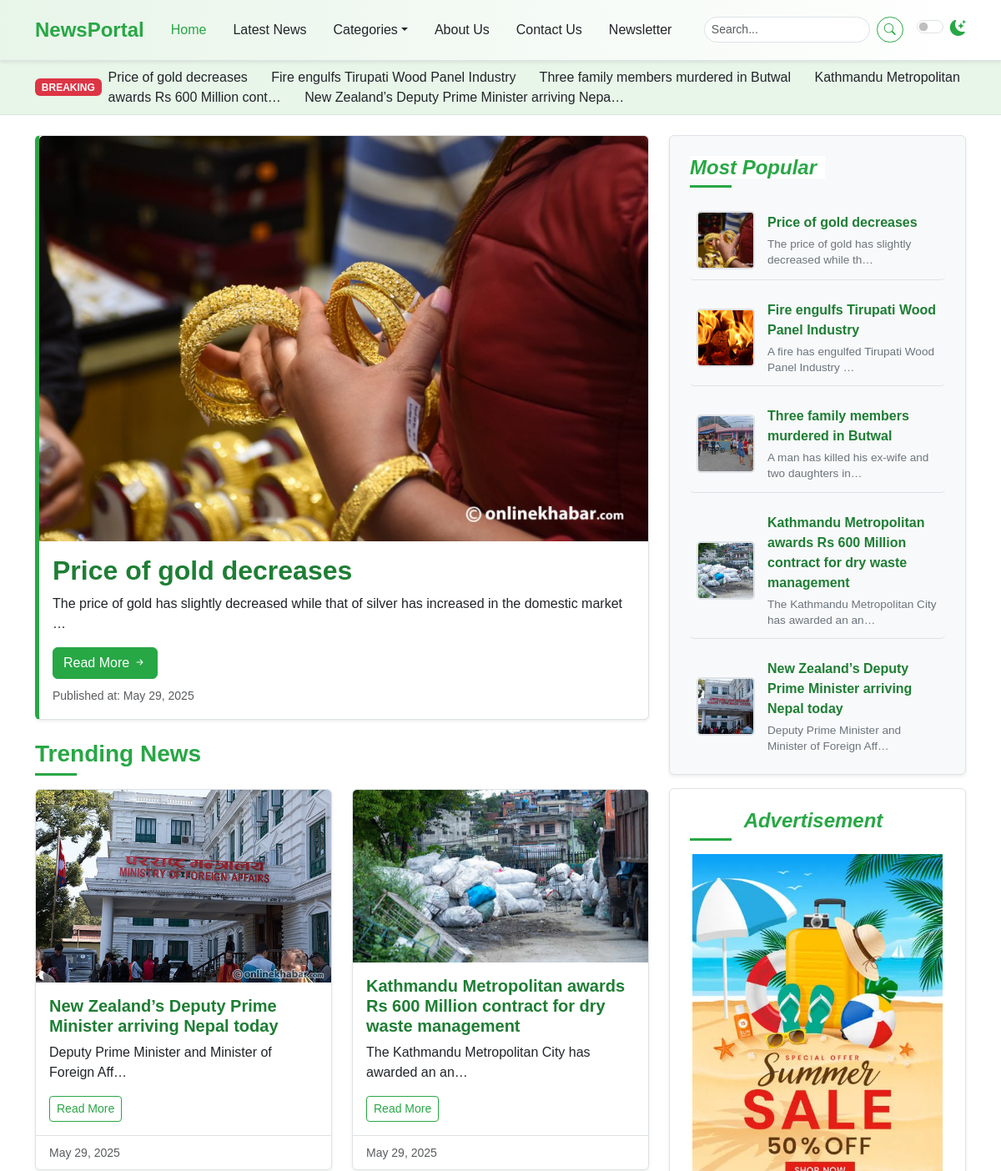
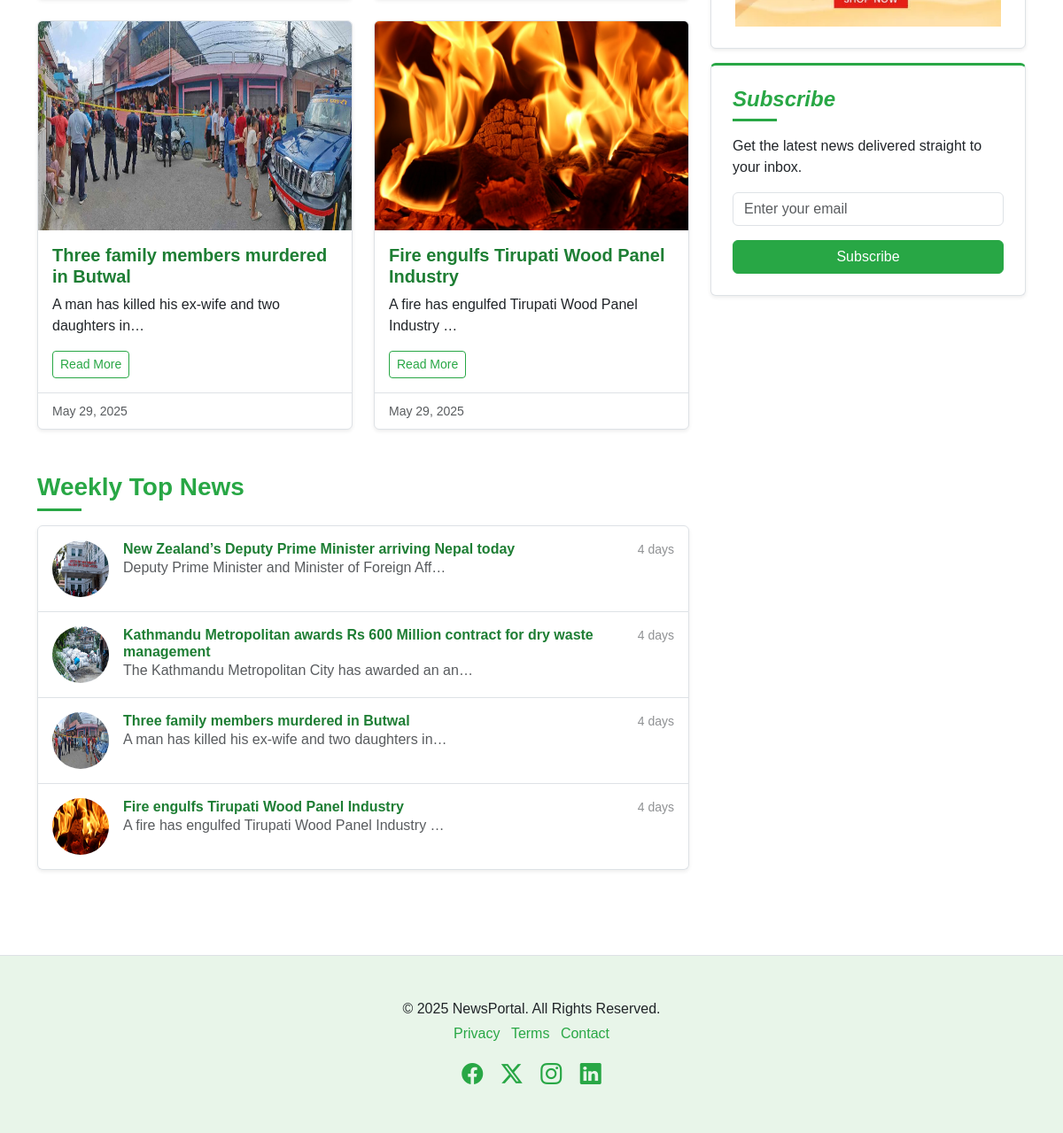
The page / on the database its author committed (2 pictures, top to bottom).
### newspaper/models.py (models this page shows, shortened)
class TimeStampModel(models.Model):
    created_at = models.DateTimeField(auto_now_add=True)
    updated_at = models.DateTimeField(auto_now=True)
    class Meta:
        abstract = True

class Post(TimeStampModel):
    STATUS_CHOICES = [
        ("active", "Active"),
        ("inactive", "Inactive"),
    ]
    title = models.CharField(max_length=200)
    content = models.TextField()
    featured_image = models.ImageField(upload_to="post_image/%Y/%m/%d", blank=False)
    author = models.ForeignKey("auth.User", on_delete=models.CASCADE)
    status = models.CharField(max_length=20, choices=STATUS_CHOICES, default="active")
    views_count = models.PositiveBigIntegerField(default=0)
    published_at = models.DateTimeField(null=True, blank=True)
    category = models.ForeignKey(Category, on_delete=models.CASCADE)
    tag = models.ManyToManyField(Tag)

class Advertisement(TimeStampModel):
    title = models.CharField(max_length=100)
    image = models.ImageField(upload_to="advertisements/%Y/%m/%d", blank = False )

### newspaper/views.py (the view)
# urls.py: path("", HomeView.as_view(),name="home"),
class HomeView(ListView):
    model = Post
    template_name = "newsportal/home.html"
    context_object_name = "posts"
    queryset = Post.objects.filter(
        published_at__isnull=False, status="active"
    ).order_by("published_at")[:4]
    def get_context_data(self, **kwargs):
        context = super().get_context_data(**kwargs)
        context["featured_post"] = (
            Post.objects.filter(published_at__isnull=False, status="active")
            .order_by("-published_at", "-views_count")
            .first()
        )
        context["popular_posts"] = Post.objects.filter(
            published_at__isnull=False, status="active"
        ).order_by("-published_at")[:5]
        one_week_ago = timezone.now() - timedelta(days=7)
        context["weekly_top_posts"] = (
            Post.objects.filter(
                published_at__isnull=False,
                status="active",
                published_at__gte=one_week_ago
            )
            .order_by("-published_at", "-views_count")[:5]
        )
        context["advertisement"] = Advertisement.objects.all().order_by("-created_at").first()
        return context

### templates/newsportal/home.html
{% extends "newsportal/base.html" %}
{% block content %}
{% include "newsportal/home/breaking_news.html" %}
<div class="container mt-4">
    <div class="row">
        <div class="col-lg-8">
            {% include "newsportal/home/left/featured_story.html" %}
            {% include "newsportal/home/left/trending_news.html" %}
            {% include "newsportal/home/left/weekly_top_news.html" %}
        </div>
        <div class="col-lg-4">
            <div class="position-sticky sticky-sidebar-offset">
                {% include "newsportal/home/right/most_popular.html" %}
                {% include "newsportal/home/right/advertisement.html" %}
                {% include "newsportal/home/right/newsletter.html" %}
            </div>
        </div>
    </div>
</div>
{% endblock content %}

### templates/newsportal/base.html (shortened to what this page needs)
{% load static %}
<!DOCTYPE html>
<html lang="en" data-bs-theme="light">
  <head>
    <link href="{% static 'css/bootstrap.min.css' %}"
          rel="stylesheet"/>
    <link rel="stylesheet"
          href="https://cdn.jsdelivr.net/npm/bootstrap-icons@1.11.3/font/bootstrap-icons.min.css" />
    <link rel="stylesheet" href="{% static 'css/style.css' %}" />
  </head>
  <body>
    {% include "newsportal/nav.html" %}
    {% block content %}
    {% endblock content %}
    {% include "newsportal/footer.html" %}
  </body>
</html>

### templates/newsportal/nav.html (shortened to what this page needs)
    <nav class="navbar navbar-expand-lg sticky-top elegant-navbar">
      <div class="container">
        <a class="navbar-brand fw-bold" href="index.html">NewsPortal</a>
        <div class="collapse navbar-collapse" id="navbarNavDropdown">
          <ul class="navbar-nav me-auto mb-2 mb-lg-0">
            <li class="nav-item">
              <a class="nav-link active" aria-current="page" href="index.html">Home</a>
            </li>
            <li class="nav-item">
              <a class="nav-link" href="latest-news.html">Latest News</a>
            </li>
            <li class="nav-item dropdown">
              <a class="nav-link dropdown-toggle"
                 href="#"
                 role="button"
                 data-bs-toggle="dropdown"
                 aria-expanded="false">Categories</a>
            </li>
            <li class="nav-item">
              <a class="nav-link" href="about.html">About Us</a>
            </li>
            <li class="nav-item">
              <a class="nav-link" href="contact.html">Contact Us</a>
            </li>
            <li class="nav-item">
              <a class="nav-link" href="#newsletter-section">Newsletter</a>
            </li>
          </ul>
          <form class="d-flex me-3" role="search">
            <input class="form-control form-control-sm me-2"
                   type="search"
                   placeholder="Search..."
                   aria-label="Search" />
            <button class="btn btn-outline-success btn-sm" type="submit">
              <i class="bi bi-search"></i>
            </button>
          </form>
          <div class="form-check form-switch">
            <input class="form-check-input"
                   type="checkbox"
                   role="switch"
                   id="darkModeSwitch" />
            <label class="form-check-label" for="darkModeSwitch">
              <i class="bi bi-moon-stars-fill"></i>
            </label>
          </div>
        </div>
      </div>
    </nav>

### templates/newsportal/home/breaking_news.html
<div class="breaking-news-ticker bg-light py-2">
    <div class="container">
        <div class="d-flex align-items-center">
            <span class="badge bg-danger me-2">BREAKING</span>
            <marquee behavior="scroll" direction="left" onmouseover="this.stop();" onmouseout="this.start();">
                {% for post in weekly_top_posts %}
                <a href="article.html" class="text-dark text-decoration-none me-4">{{ post.title|truncatechars:50 }}</a>
                {% endfor %}
            </marquee>
        </div>
    </div>
</div>

### templates/newsportal/home/left/featured_story.html
            <div class="card mb-4 featured-story-card shadow-sm">
                <img src="{{ featured_post.featured_image.url }}" class="card-img-top"
                    alt="Featured Story" />
                <div class="card-body">
                    <h2 class="card-title fw-bold">{{ featured_post.title }}</h2>
                    <p class="card-text">
                        {{ featured_post.content|truncatechars:100 }}
                    </p>
                    <a href="article.html" class="btn btn-success">Read More <i class="bi bi-arrow-right-short"></i></a>
                    <p class="card-text mt-2">
                        <small class="text-muted">Published at: {{ featured_post.published_at|date:"F j, Y" }}</small>
                    </p>
                </div>
            </div>

### templates/newsportal/home/left/trending_news.html
            <h3 class="mb-3 section-title">
                <span>Trending News</span>
            </h3>
            <div class="row row-cols-1 row-cols-md-2 g-4">
                {% for post in posts %}
                <div class="col">
                    <div class="card h-100 shadow-sm news-card">
                        <img src="{{ post.featured_image.url }}" class="card-img-top"
                            alt="{{ featured_post.title }}" height="100%" width="50%"/>
                        <div class="card-body">
                            <h5 class="card-title">{{ post.title }}</h5>
                            <p class="card-text">{{ post.content|truncatechars:50 }}</p>
                            <a href="article.html" class="btn btn-outline-success btn-sm">Read More</a>
                        </div>
                        <div class="card-footer">
                            <small class="text-muted">{{ post.published_at|date:"F j, Y" }}</small>
                        </div>
                    </div>
                </div>
                {% endfor %}
            </div>

### templates/newsportal/home/left/weekly_top_news.html
            <h3 class="mt-5 mb-3 section-title"><span>Weekly Top News</span></h3>
            <div class="list-group shadow-sm mb-5">
                {% for post in posts %}
                <a href="article.html" class="list-group-item list-group-item-action d-flex gap-3 py-3"
                    aria-current="true">
                    <img src="{{ post.featured_image.url  }}" alt="thumb" width="64" height="64"
                        class="rounded-circle flex-shrink-0">
                    <div class="d-flex gap-2 w-100 justify-content-between">
                        <div>
                            <h6 class="mb-0">{{ post.title }}</h6>
                            <p class="mb-0 opacity-75">{{ post.content|truncatechars:50 }}</p>
                        </div>
                        <small class="opacity-50 text-nowrap">{{ post.published_at|timesince }}</small>
                    </div>
                </a>
                {% endfor %}
            </div>

### templates/newsportal/home/right/most_popular.html
                <div class="p-4 mb-3 bg-light rounded sidebar-widget shadow-sm">
                    <h4 class="fst-italic section-title">
                        <span>Most Popular</span>
                    </h4>
                    <ul class="list-unstyled mb-0 popular-list">
                        {% for post in popular_posts %}
                        <li>
                            <img src="{{ post.featured_image.url }}" alt="Popular 1" width="70" height="70" />
                            <div>
                                <a href="article.html" class="popular-title-link">{{ post.title }}</a>
                                <p class="popular-description">{{ post.content|truncatechars:50 }}</p>
                            </div>
                        </li>
                        {% endfor %}
                    </ul>
                </div>

### templates/newsportal/home/right/advertisement.html
                <div class="p-4 mb-3 rounded sidebar-widget shadow-sm text-center">
                    <h4 class="fst-italic section-title">
                        <span>Advertisement</span>
                    </h4>
                    <img src="{{ advertisement.image.url }}" class="img-fluid"
                        alt="Advertisement" width="300" height="250" />
                </div>

### templates/newsportal/home/right/newsletter.html (shortened to what this page needs)
                <div id="newsletter-section" class="p-4 mb-3 rounded sidebar-widget newsletter-widget shadow-sm">
                    <h4 class="fst-italic section-title">
                        <span>Subscribe</span>
                    </h4>
                    <p>Get the latest news delivered straight to your inbox.</p>
                    <form>
                        <div class="mb-3">
                            <input type="email" class="form-control" id="newsletterEmail"
                                placeholder="Enter your email" />
                        </div>
                        <button type="submit" class="btn btn-success w-100">Subscribe</button>
                    </form>
                </div>

### templates/newsportal/footer.html
    <footer class="py-5 mt-5 elegant-footer">
      <div class="container text-center">
        <p class="mb-1">&copy; 2025 NewsPortal. All Rights Reserved.</p>
        <ul class="list-inline">
          <li class="list-inline-item">
            <a href="#">Privacy</a>
          </li>
          <li class="list-inline-item">
            <a href="#">Terms</a>
          </li>
          <li class="list-inline-item">
            <a href="#">Contact</a>
          </li>
        </ul>
        <div class="social-icons mt-3">
          <a href="#" class="text-decoration-none me-3"><i class="bi bi-facebook fs-4"></i></a>
          <a href="#" class="text-decoration-none me-3"><i class="bi bi-twitter-x fs-4"></i></a>
          <a href="#" class="text-decoration-none me-3"><i class="bi bi-instagram fs-4"></i></a>
          <a href="#" class="text-decoration-none"><i class="bi bi-linkedin fs-4"></i></a>
        </div>
      </div>
    </footer>

### rows shown on the page
Post: title "Price of gold decreases", featured_image (picture), content "The price of gold has slightly decreased while that of silver has increased in the domestic market …", published_at "May 29, 2025", content "The price of gold has slightly decreased while th…"
Post: title "Fire engulfs Tirupati Wood Panel Industry", featured_image (picture), content "A fire has engulfed Tirupati Wood Panel Industry …", published_at "May 29, 2025", published_at "4 days"
Post: title "Three family members murdered in Butwal", featured_image (picture), content "A man has killed his ex-wife and two daughters in…", published_at "May 29, 2025", published_at "4 days"
Post: title "Kathmandu Metropolitan awards Rs 600 Million cont…", featured_image (picture), title "Kathmandu Metropolitan awards Rs 600 Million contract for dry waste management", content "The Kathmandu Metropolitan City has awarded an an…", published_at "May 29, 2025", published_at "4 days"
Post: title "New Zealand’s Deputy Prime Minister arriving Nepa…", featured_image (picture), title "New Zealand’s Deputy Prime Minister arriving Nepal today", content "Deputy Prime Minister and Minister of Foreign Aff…", published_at "May 29, 2025", published_at "4 days"
Advertisement: image (picture)
